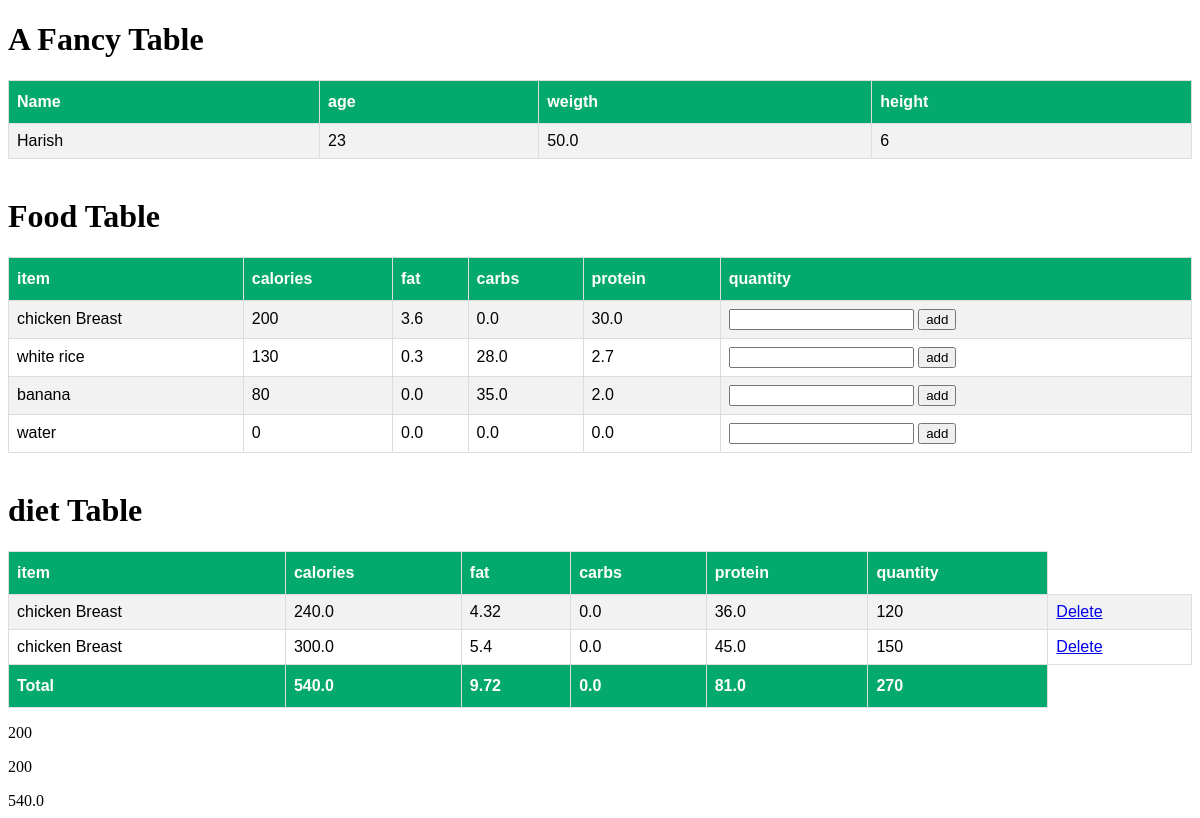
/fitness/Clients_diet/Harish/, run on the app's committed database.
### fitness/models.py (models this page shows, shortened)
class clients(models.Model):
    name = models.CharField(max_length = 256)
    def __str__(self):
        return f"{self.name}"

class clients_data(models.Model):
    clients_name = models.ForeignKey(clients, on_delete=models.CASCADE)
    age = models.IntegerField()
    height = models.IntegerField()
    weight = models.FloatField()
    gender = models.BooleanField()
    phone_number = models.CharField(max_length = 30)
    Note = models.CharField(max_length = 256)

class food_table(models.Model):
    item_name = models.CharField(max_length = 256)
    calories = models.IntegerField()
    fat = models.FloatField()
    carbs = models.FloatField()
    protein = models.FloatField()
    price = models.DecimalField(decimal_places=2, max_digits=7)

class diet_table(models.Model):
    clients = models.ForeignKey(clients, on_delete = models.CASCADE)
    food_table = models.ForeignKey(food_table, on_delete = models.CASCADE)
    quantity = models.IntegerField(default=100)
    def sub_calories(self):
        return self.food_table.calories * self.quantity/100
    def sub_protein(self):
        return self.food_table.protein * self.quantity/100
    def sub_carbs(self):
        return self.food_table.carbs * self.quantity/100
    def sub_fat(self):
        return self.food_table.fat * self.quantity/100

### fitness/views.py (the view)
# urls.py: path('Clients_diet/<str:name>/', views.Clients_diet, name = "Clients_diet"),
def Clients_diet(request, name):
    client_object = clients.objects.get(name = name)
    client = clients_data.objects.get(clients_name = client_object)
    food_data = food_table.objects.all()
    diet_table_ = diet_table.objects.filter(clients = client_object)
    total_calories_ = sum([c.food_table.calories * c.quantity/100 for c in diet_table.objects.filter(clients = client_object)])
    total_protein_ = sum([c.food_table.protein * c.quantity/100 for c in diet_table.objects.filter(clients = client_object)])
    total_fat_ = sum([c.food_table.fat * c.quantity/100 for c in diet_table.objects.filter(clients = client_object)])
    total_carbs_ = sum([c.food_table.carbs * c.quantity/100 for c in diet_table.objects.filter(clients = client_object)])
    total_quantity_ = sum([c.quantity for c in diet_table.objects.filter(clients = client_object)])
    context = {'name':client_object, 'client_datas':client, 'food':food_data, 'diet':diet_table_, 'total_calories':total_calories_, 'total_protein': total_protein_, 'total_fat':total_fat_, 'total_carbs':total_carbs_, 'total_quantity':total_quantity_}
    return render(request,'client_data.html',context)

### fitness/templates/client_data.html (shortened to what this page needs)
<!DOCTYPE html>
<html>
<head>
</head>
<body>
<h1>A Fancy Table</h1>
<table id="customers">
  <tr>
    <th>Name</th>
    <th>age</th>
    <th>weigth</th>
    <th>height</th>
  </tr>
  <tr>
    <td>{{ name }}</td>
    <td>{{ client_datas.age }}</td>
    <td>{{ client_datas.weight }}</td>
    <td>{{ client_datas.height }}</td>
  </tr>
</table>
<br>
<h1>Food Table</h1>
<table id="customers">
    <tr>
      <th>item</th>
      <th>calories</th>
      <th>fat</th>
      <th>carbs</th>
      <th>protein</th>
      <th>quantity</th>
    </tr>
    {% for item in food %}
    <tr>
      <td>{{ item.item_name }}</td>
      <td>{{ item.calories }}</td>
      <td>{{ item.fat }}</td>
      <td>{{ item.carbs }}</td>
      <td>{{ item.protein }}</td>
      <td>
        <form action="{% url 'fitness:add_diet' name item.item_name %}" method ="POST">
            <input type="number" name="quantity">
            <input type="submit" value="add">
        </form>
    </td>
    </tr>
    {% endfor %}
</table>
<br>
<h1>diet Table</h1>
<table id="customers">
    <tr>
      <th>item</th>
      <th>calories</th>
      <th>fat</th>
      <th>carbs</th>
      <th>protein</th>
      <th>quantity</th>
    </tr>
    {% for diet_ in diet %}
    <tr>
      <td>{{ diet_.food_table.item_name }}</td>
      <td>{{ diet_.sub_calories }}</td>
      <td>{{ diet_.sub_fat }}</td>
      <td>{{ diet_.sub_carbs }}</td>
      <td>{{ diet_.sub_protein }}</td>
      <td>{{ diet_.quantity }}</td>
      <td>
        <a href="{% url 'fitness:delete_diet_colomn' name diet_.food_table.item_name %}">Delete</a>
    </td>
    </tr>
    {% endfor %}
    <tr>
      <th>Total</th>
      <th>{{ total_calories }}</th>
      <th>{{ total_fat }}</th>
      <th>{{ total_carbs }}</th>
      <th>{{ total_protein }}</th>
      <th>{{ total_quantity }}</th>
    </tr>
</table>
{%for diet_ in diet %}
<p>{{ diet_.food_table.calories }}</p>
{% endfor %}
{{ total_calories }}
</body>
</body>
</html>

### fitness/templates/client_data.html (style rules this page uses)
#customers { font-family: Arial, Helvetica, sans-serif; border-collapse: collapse; width: 100%; }
#customers td, #customers th { border: 1px solid #ddd; padding: 8px; }
#customers tr:nth-child(even) { background-color: #f2f2f2; }
#customers th { padding-top: 12px; padding-bottom: 12px; text-align: left; background-color: #04AA6D; color: white; }

### data on the page
clients: name "Harish"
clients_data: age "23", weight "50.0", height "6"
food_table: item_name "chicken Breast", calories "200", fat "3.6", carbs "0.0", protein "30.0"
food_table: item_name "white rice", calories "130", fat "0.3", carbs "28.0", protein "2.7"
food_table: item_name "banana", calories "80", fat "0.0", carbs "35.0", protein "2.0"
food_table: item_name "water", calories "0", fat "0.0", carbs "0.0", protein "0.0"
diet_table: food_table.item_name "chicken Breast", sub_calories "240.0", sub_fat "4.32", sub_carbs "0.0", sub_protein "36.0", quantity "120", food_table.calories "200"
diet_table: food_table.item_name "chicken Breast", sub_calories "300.0", sub_fat "5.4", sub_carbs "0.0", sub_protein "45.0", quantity "150", food_table.calories "200"

### other printed values
{{ total_calories }} "540.0"
{{ total_fat }} "9.72"
{{ total_carbs }} "0.0"
{{ total_protein }} "81.0"
{{ total_quantity }} "270"
